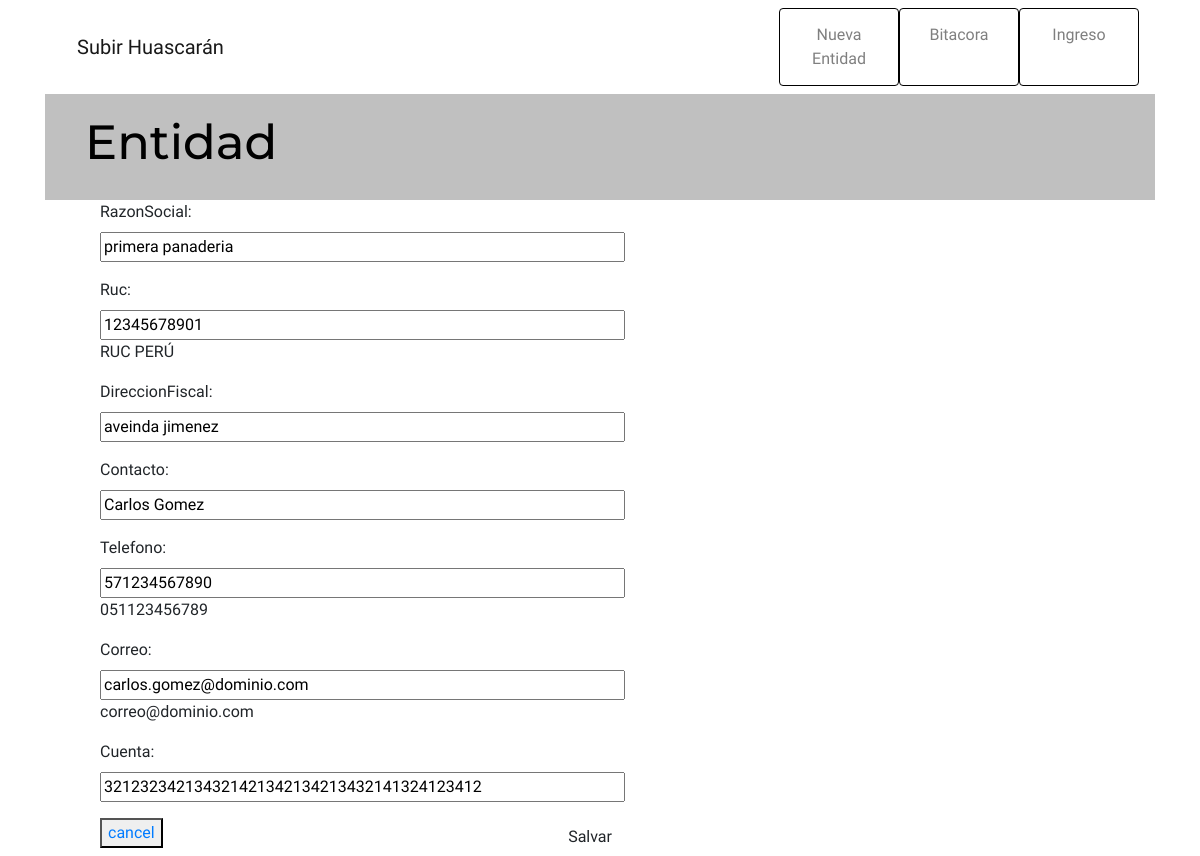
Page /entidad/1/edit/ on the committed database.
### gestion/models.py (models this page shows)
class Entidad(models.Model):
	razonSocial = models.CharField(max_length=100)
	ruc = models.CharField(help_text="RUC PERÚ", max_length=11, validators=[int_list_validator(sep=''),MinLengthValidator(11),])
	direccionFiscal =models.CharField(max_length=100)
	contacto = models.CharField(max_length=100)
	telefono = models.CharField(help_text="051123456789", max_length=12, validators=[int_list_validator(sep=''),MinLengthValidator(12),])
	correo = models.EmailField(max_length=254, help_text='correo@dominio.com', unique=True)
	cuenta = models.CharField(max_length=42)

### gestion/views.py (the view)
# urls.py: path('entidad/<int:pk>/edit/', views.entidad_edit, name='entidad_edit'),
def entidad_edit(request, pk):
    entidad = get_object_or_404(Entidad, pk=pk)
    if request.method == "POST":
        form = EntidadForm(request.POST, instance=entidad)
        if form.is_valid():
            entidad = form.save(commit=False)
            entidad.save()
            return redirect('entidad_detail', pk=entidad.pk)
    else:
        form = EntidadForm(instance=entidad)
    return render(request, 'gestion/entidad_edit.html', {'form': form})

### gestion/forms.py
class EntidadForm(forms.ModelForm):
    class Meta:
        model = Entidad
        fields = ('razonSocial', 'ruc','direccionFiscal','contacto','telefono','correo','cuenta',)

### gestion/templates/gestion/entidad_edit.html
{% extends 'gestion/base.html' %}
{% block title %}Entidad{% endblock %}
{% block content %}
<form method="POST" class="entidad-form">{% csrf_token %}
    {{ form.as_p }}
    <button type="submit" class="save btn btn-default">Salvar</button>
</form>
<button><a href="/">cancel</a></button>
{% endblock %}

### gestion/static/css/gestion.css (style rules this page uses)
body { font-family: 'Pontano Sans', sans-serif; }
.save { float: right; }
.entidad-form textarea, .entidad-form input { width: 100%; }

### rows in the picture
Entidad: razonSocial "primera panaderia", ruc "12345678901", direccionFiscal "aveinda jimenez", contacto "Carlos Gomez", telefono "571234567890", correo "carlos.gomez@dominio.com", cuenta "321232342134321421342134213432141324123412"
